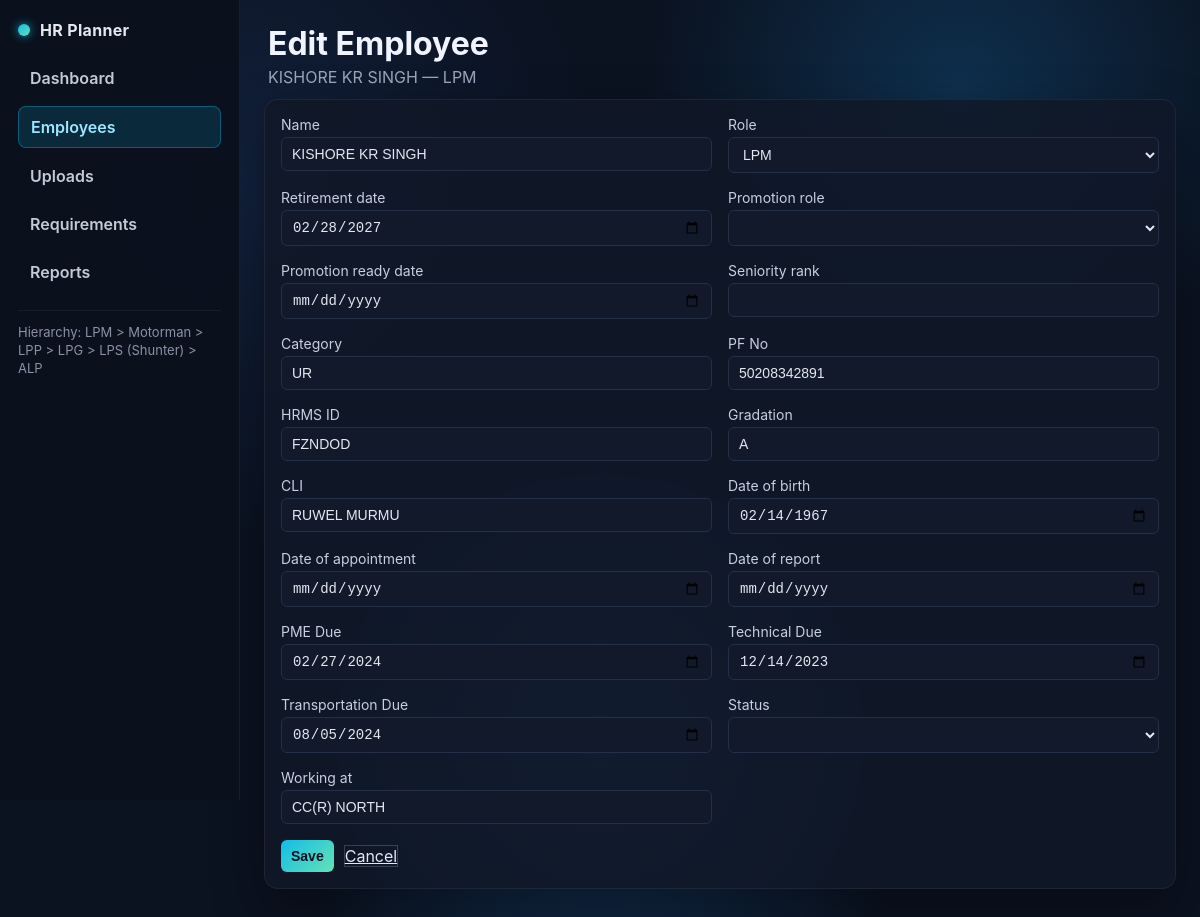
The page /employees/72 on the database its author committed.
### src/models.py (models this page shows)
class Employee(SQLModel, table=True):
    id: int | None = Field(default=None, primary_key=True)
    name: str
    role: str
    hire_date: date
    retirement_date: date
    promotion_role: str | None = None
    promotion_ready_date: date | None = None
    seniority_rank: int | None = None
    category: str | None = None
    pf_no: str | None = None
    hrms: str | None = None
    dob: date | None = None
    doa: date | None = None
    do_report: date | None = None
    status: str | None = None
    working_at: str | None = None
    gradation: str | None = None
    cli: str | None = None
    pme_due: date | None = None
    technical_due: date | None = None
    transportation_due: date | None = None

### src/app.py (the view)
@app.get("/employees/{emp_id}")
def edit_employee_page(emp_id: int, request: Request, session: Session = Depends(get_session)):
    employee = session.get(Employee, emp_id)
    if not employee:
        raise HTTPException(status_code=404, detail="Employee not found")
    return templates.TemplateResponse(
        "employees_edit.html",
        {
            "request": request,
            "employee": employee,
            "role_order": ROLE_ORDER,
            "active_page": "employees",
        },
    )

### templates/employees_edit.html (shortened to what this page needs)
<!DOCTYPE html>
<html lang="en">
<head>
  <link rel="stylesheet" href="/static/style.css" />
</head>
<body>
  <div class="layout">
    <aside class="sidebar">
      <div class="brand">
        <div class="dot"></div>
        <span>HR Planner</span>
      </div>
      <nav class="side-links">
        <a class="{{ 'active' if active_page == 'dashboard' else '' }}" href="/">Dashboard</a>
        <a class="{{ 'active' if active_page == 'employees' else '' }}" href="/employees">Employees</a>
        <a class="{{ 'active' if active_page == 'uploads' else '' }}" href="/uploads">Uploads</a>
        <a class="{{ 'active' if active_page == 'requirements' else '' }}" href="/requirements">Requirements</a>
        <a class="{{ 'active' if active_page == 'reports' else '' }}" href="/reports">Reports</a>
      </nav>
      <div class="hierarchy">Hierarchy: LPM &gt; Motorman &gt; LPP &gt; LPG &gt; LPS (Shunter) &gt; ALP</div>
    </aside>
    <main class="content">
      <header>
        <div>
          <h1>Edit Employee</h1>
          <p>{{ employee.name }} — {{ employee.role }}</p>
        </div>
      </header>
      <section class="card">
        <form method="post" action="/employees/{{ employee.id }}">
          <div class="grid">
            <label>Name <input name="name" value="{{ employee.name }}" required /></label>
            <label>Role
              <select name="role" required>
                {% for role in role_order %}
                  <option value="{{ role }}" {% if role == employee.role %}selected{% endif %}>{{ role }}</option>
                {% endfor %}
              </select>
            </label>
            <label>Retirement date <input type="date" name="retirement_date" value="{{ employee.retirement_date }}" required /></label>
            <label>Promotion role
              <select name="promotion_role">
                <option value=""></option>
                {% for role in role_order %}
                  <option value="{{ role }}" {% if role == employee.promotion_role %}selected{% endif %}>{{ role }}</option>
                {% endfor %}
              </select>
            </label>
            <label>Promotion ready date <input type="date" name="promotion_ready_date" value="{{ employee.promotion_ready_date or '' }}" /></label>
            <label>Seniority rank <input type="number" name="seniority_rank" value="{{ employee.seniority_rank or '' }}" min="0" /></label>
            <label>Category <input name="category" value="{{ employee.category or '' }}" /></label>
            <label>PF No <input name="pf_no" value="{{ employee.pf_no or '' }}" /></label>
            <label>HRMS ID <input name="hrms" value="{{ employee.hrms or '' }}" /></label>
            <label>Gradation <input name="gradation" value="{{ employee.gradation or '' }}" /></label>
            <label>CLI <input name="cli" value="{{ employee.cli or '' }}" /></label>
            <label>Date of birth <input type="date" name="dob" value="{{ employee.dob or '' }}" /></label>
            <label>Date of appointment <input type="date" name="doa" value="{{ employee.doa or '' }}" /></label>
            <label>Date of report <input type="date" name="do_report" value="{{ employee.do_report or '' }}" /></label>
            <label>PME Due <input type="date" name="pme_due" value="{{ employee.pme_due or '' }}" /></label>
            <label>Technical Due <input type="date" name="technical_due" value="{{ employee.technical_due or '' }}" /></label>
            <label>Transportation Due <input type="date" name="transportation_due" value="{{ employee.transportation_due or '' }}" /></label>
            <label>Status
              <select name="status">
                <option value=""></option>
                <option value="ACTIVE" {% if employee.status == 'ACTIVE' %}selected{% endif %}>ACTIVE</option>
              </select>
            </label>
            <label>Working at <input name="working_at" value="{{ employee.working_at or '' }}" /></label>
          </div>
          <div class="actions">
            <button type="submit">Save</button>
            <a class="ghost" href="/employees">Cancel</a>
          </div>
        </form>
      </section>
    </main>
  </div>
</body>
</html>

### static/style.css (style rules this page uses)
:root { font-family: "Inter", "Segoe UI", system-ui, sans-serif; background: #0b1220; color: #e5e7f0; }
* { box-sizing: border-box; }
body { margin: 0; padding: 0; background: radial-gradient(circle at 20% 20%, #11203b 0, rgba(17,32,59,0) 30%), radial-gradient(circle at 80% 10%, #0e2f4d 0, rgba(14,47,77,0) 25%), radial-gradient(circle at 50% 80%, #133860 0, rgba(19,56,96,0) 35%), #0b1220; }
.layout { display: flex; min-height: 100vh; }
.sidebar { flex: 0 0 240px; width: 240px; background: rgba(10,16,28,0.95); border-right: 1px solid rgba(255,255,255,0.06); padding: 20px 18px; display: flex; flex-direction: column; gap: 18px; position: sticky; top: 0; height: 100vh; }
.brand { display: flex; align-items: center; gap: 10px; font-weight: 700; letter-spacing: 0.02em; color: #e5e7f0; }
.brand .dot { width: 12px; height: 12px; border-radius: 50%; background: linear-gradient(135deg, #12bde7, #66e1b6); box-shadow: 0 0 10px rgba(18,189,231,0.8); }
.side-links { display: flex; flex-direction: column; gap: 8px; }
.side-links a { color: #c5cada; text-decoration: none; padding: 10px 12px; border-radius: 8px; font-weight: 600; }
.side-links a.active { background: rgba(18,189,231,0.15); color: #9be7ff; border: 1px solid rgba(18,189,231,0.35); }
.hierarchy { color: #8b92a8; font-size: 13px; line-height: 1.4; border-top: 1px solid rgba(255,255,255,0.06); padding-top: 12px; }
.content { flex: 1; padding: 18px 24px 32px; }
header { display: flex; justify-content: space-between; align-items: center; gap: 16px; flex-wrap: wrap; padding: 6px 4px 12px; }
h1 { margin: 0 0 4px 0; color: #f1f4ff; }
p { margin: 0; color: #9aa3b9; }
label { font-size: 14px; display: flex; flex-direction: column; gap: 4px; color: #c9cee0; }
input, select, button { padding: 8px 10px; border: 1px solid #243047; background: #11192b; color: #e5e7f0; border-radius: 6px; font-size: 14px; }
button { background: linear-gradient(135deg, #12bde7, #66e1b6); color: #0b1220; border: none; cursor: pointer; font-weight: 600; }
.ghost { background: transparent; border: 1px solid rgba(255,255,255,0.18); color: #e5e7f0; }
.grid { display: grid; grid-template-columns: repeat(auto-fit, minmax(320px, 1fr)); gap: 16px; margin: 0 0 16px; }
.card { background: rgba(17, 24, 39, 0.85); border: 1px solid rgba(255,255,255,0.06); border-radius: 14px; padding: 16px; box-shadow: 0 20px 50px rgba(0,0,0,0.35); }
.actions { display: flex; gap: 10px; align-items: center; flex-wrap: wrap; margin-top: 12px; }
.sidebar { transition: width 0.25s ease, padding 0.25s ease, opacity 0.25s ease, flex-basis 0.25s ease; }

### rows shown on the page
Employee: name "KISHORE KR SINGH", role "LPM", retirement_date "02/28/2027", category "UR", pf_no "50208342891", hrms "FZNDOD", gradation "A", cli "RUWEL MURMU", dob "02/14/1967", pme_due "02/27/2024", technical_due "12/14/2023", transportation_due "08/05/2024", working_at "CC(R) NORTH"
